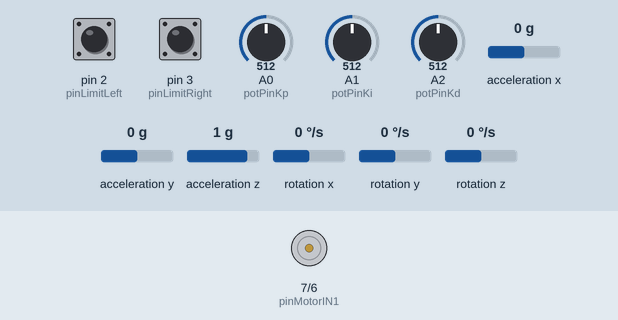
Simulated run of this sketch. Board: Arduino Uno, built with avr-gcc and run on an emulated ATmega328P. Parts: motor-driver pin pairs drawn as motors (green arrow = first pin HIGH = forward, orange = second pin HIGH = backward, longer = more drive, scaled by the enable pin). Inputs (shaded band) come from the test bench; at power-on: acceleration y 0 g, pin 3 (pinLimitRight) HIGH, pin 2 (pinLimitLeft) HIGH, A0 (potPinKp) = 512, A1 (potPinKi) = 512, A2 (potPinKd) = 512, acceleration x 0 g, acceleration z 1 g, rotation x 0 °/s, rotation y 0 °/s, rotation z 0 °/s. What the sketch prints to the serial monitor is not drawn.

Above: at 4.8 s.
4.9 s: acceleration y set to -1.4 g
7.9 s: pin 3 (pinLimitRight) pulled LOW for 3.2 s
At 10.0 s:
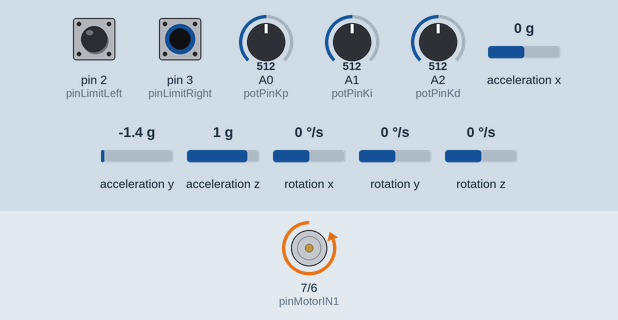
12.6 s: pin 2 (pinLimitLeft) pulled LOW for 0.15 s
15.7 s: pin 2 (pinLimitLeft) pulled LOW for 1 s
At 17.8 s:
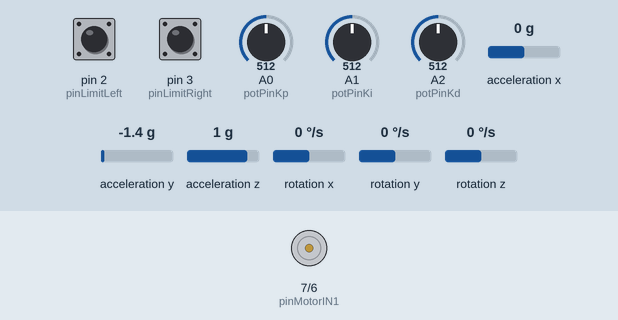
19.7 s: pin 3 (pinLimitRight) pulled LOW for 0.15 s
At 20.5 s:
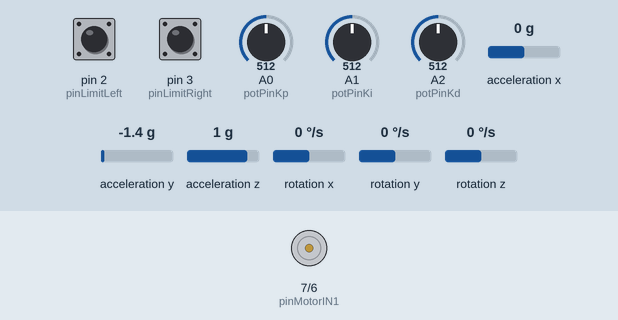
22.8 s: pin 2 (pinLimitLeft) pulled LOW for 3.2 s
At 32.5 s:
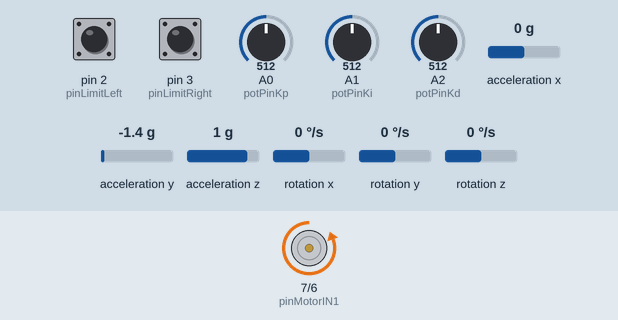
Timing chart, 0 to 33.2 s (numbered marks = the images above; inputs shaded):
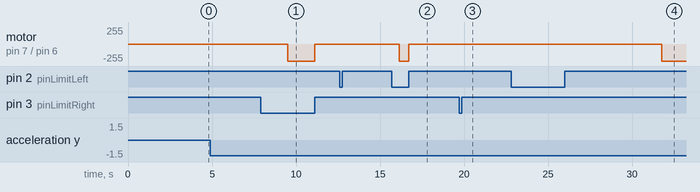

The sketch:

pendulum_estabilizer.ino
```cpp
#include <Wire.h>
#include <MPU6050.h>
#include <math.h>

#ifndef M_PI
#define M_PI 3.1415926
#endif

const int pinMotorENA    = 8;
const int pinMotorIN1    = 7;
const int pinMotorIN2    = 6;
const int pinLimitLeft   = 2;
const int pinLimitRight  = 3;
const int pinEncoderA    = 18;


const int potPinKp = A0;
const int potPinKi = A1;
const int potPinKd = A2;

MPU6050 mpu;
int16_t ax_raw, ay_raw, az_raw, gx_raw, gy_raw, gz_raw;
long bias_ax = 0, bias_ay = 0, bias_az = 0;
long bias_gx = 0, bias_gy = 0, bias_gz = 0;

const float alpha = 0.96f;
unsigned long lastMicros;

volatile long pulseCount = 0;
long encoderPos = 0;
const int pulsesPerRev     = 437;
const float beltPitch      = 0.002;
const int pulleyTeeth      = 20;
const float wheelCircumf   = pulleyTeeth * beltPitch;
const float linearPerPulse = wheelCircumf / pulsesPerRev;

int inverte = 0;
unsigned long lastTimeEnc = 0;

volatile bool limitLeftHit  = false;
volatile bool limitRightHit = false;
volatile unsigned long limitLeftMillis  = 0;
volatile unsigned long limitRightMillis = 0;

static bool returningHome = false;
static bool stopAll       = false;

static bool waitAfterLimit      = false;
static unsigned long waitStartTime = 0;
static bool delayAfterCenter    = false;
static unsigned long centerWaitStartTime = 0;

const float Ts_sec = 0.127f;
const unsigned long Ts_ms = 127;
unsigned long lastControlMs = 0;

const float a1 = 1.1;
const float a2 = -0.1;
float Kp = -3.4600;
float Ki = -0.8420;
float Kd = -3.5543;

float uk1 = 0, uk2 = 0;
float ek1 = 0, ek2 = 0;
float rfk1 = 0, rk1 = 0;

float y=0;
float u_control = 0;
float e = 0;
float u = 0;
float r = 0.0;
int pwmControl = 0;
int dirControl = 0;

void calibrateSensors();
void encoderISR();
void ISR_limitLeft();
void ISR_limitRight();
void stopMotor();
void applyPWM(int dir, int pwm);
void readGainsFromPotentiometers();


void setup() {
  Serial.begin(115200);
  while (!Serial) {}

  pinMode(pinMotorENA, OUTPUT);
  pinMode(pinMotorIN1, OUTPUT);
  pinMode(pinMotorIN2, OUTPUT);
  pinMode(pinLimitLeft,  INPUT_PULLUP);
  pinMode(pinLimitRight, INPUT_PULLUP);
  pinMode(pinEncoderA,   INPUT_PULLUP);

  attachInterrupt(digitalPinToInterrupt(pinEncoderA), encoderISR, RISING);
  attachInterrupt(digitalPinToInterrupt(pinLimitLeft),  ISR_limitLeft,  FALLING);
  attachInterrupt(digitalPinToInterrupt(pinLimitRight), ISR_limitRight, FALLING);

  Wire.begin();
  Wire.setClock(400000);
  mpu.initialize();
  if (!mpu.testConnection()) {
    Serial.println(F("Erro: MPU6050 não encontrado"));
    while (1);
  }
  mpu.setFullScaleAccelRange(MPU6050_ACCEL_FS_2);
  mpu.setFullScaleGyroRange(MPU6050_GYRO_FS_250);

  calibrateSensors();

  lastTimeEnc = millis();
  lastMicros  = micros();
  lastControlMs = millis();
  Serial.println(F("Planta + Controlador digital carregados."));
}

void loop() {

  readGainsFromPotentiometers();

  unsigned long currentMicros = micros();
  float dt = (currentMicros - lastMicros) / 1e6f;
  lastMicros = currentMicros;

  mpu.getMotion6(&ax_raw, &ay_raw, &az_raw, &gx_raw, &gy_raw, &gz_raw);

  float ax = ax_raw / 16384.0f;
  float ay = ay_raw / 16384.0f;
  float az = az_raw / 16384.0f;
  float gx_dps = gx_raw / 131.0f;
  float gy_dps = gy_raw / 131.0f;
  float gz_dps = gz_raw / 131.0f;

  float angleAccel = atan2(ay, ax);

  if (angleAccel > M_PI_2)   angleAccel = M_PI - angleAccel;
  if (angleAccel < -M_PI_2)  angleAccel = -M_PI - angleAccel;

  if (angleAccel > 85.0 * M_PI / 180.0 && angleAccel < 95.0 * M_PI / 180.0) angleAccel = M_PI_2;
  if (angleAccel < -85.0 * M_PI / 180.0 && angleAccel > -95.0 * M_PI / 180.0) angleAccel = -M_PI_2;

  static float angleFilt = 0.0;
  float gzRate = gz_dps * (M_PI / 180.0f); // agora em rad/s
  angleFilt = alpha * (angleFilt + gzRate * dt) + (1.0f - alpha) * angleAccel;

  if (angleFilt > M_PI_2)  angleFilt = M_PI_2;
  if (angleFilt < -M_PI_2) angleFilt = -M_PI_2;

  bool sensorLeft  = digitalRead(pinLimitLeft);
  bool sensorRight = digitalRead(pinLimitRight);

  static bool sensorLeftLatched  = false;
  static bool sensorRightLatched = false;

  if (sensorLeft && !sensorLeftLatched && !returningHome && !delayAfterCenter) {
      sensorLeftLatched = true;
      inverte = !inverte;
      returningHome = true;
      Serial.println(F(">> Fim de curso ESQUERDA!"));
  }
  if (!sensorLeft)  sensorLeftLatched  = false;

  if (sensorRight && !sensorRightLatched && !returningHome && !delayAfterCenter) {
      sensorRightLatched = true;
      inverte = !inverte;
      returningHome = true;
      Serial.println(F(">> Fim de curso DIREITA!"));
  }
  if (!sensorRight) sensorRightLatched = false;

  if (!returningHome && !waitAfterLimit && !delayAfterCenter && !stopAll) {
      unsigned long now_ms = millis();
      if (now_ms - lastControlMs >= Ts_ms) {
          lastControlMs = now_ms;
          u=0;

         y = angleFilt;
          r = 0.0f;

        if(y<0.06 && y > -0.06){
          y=0;
        }

          e = r - y;

          u = (a1*uk1 + a2*uk2 + Kd*e + (Kp-2*Kd)*ek1 + (Ki+Kd-Kp)*ek2);


        if(y<0.06 && y > -0.06){
          u=0;
        }

          u_control = u;


          ek2 = ek1;
          ek1 = e;

          uk2 = uk1;
          uk1 = u;


          dirControl = (u_control > 0) ? +1 : (u_control < 0 ? -1:0);
          pwmControl = (int)(fabs(u_control)/12.0f*255.0f);
          pwmControl = constrain(pwmControl, 50, 255);
      }
  }

  if (waitAfterLimit) {
      stopMotor();
      if (millis() - waitStartTime >= 4000UL) {
          waitAfterLimit = false;
          returningHome  = true;
      }
      delay(5);
      return;
  }

  if (delayAfterCenter) {
      stopMotor();
      if (millis() - centerWaitStartTime >= 5000UL) {
          delayAfterCenter = false;
          stopAll = false;
      }
      delay(5);
      return;
  }

  int motorDirection = 0;
  int pwmToApply     = 255;

  if (returningHome) {
      if      (encoderPos > 0)  motorDirection = -1;
      else if (encoderPos < 0)  motorDirection = +1;
      else {
          returningHome     = false;
          stopAll           = true;
          delayAfterCenter  = true;
          centerWaitStartTime = millis();
      }
  }
  else if (!stopAll) {
      motorDirection = dirControl;
      pwmToApply     = pwmControl;
  }

  applyPWM(motorDirection, pwmToApply);

  unsigned long now = millis();
  float dt_enc = (now - lastTimeEnc)/1000.0f;
  lastTimeEnc = now;
  if (dt_enc <= 0) dt_enc = 0.001f;

  long pulses = pulseCount; pulseCount = 0;
  encoderPos += pulses * ((motorDirection==0)? 0 : motorDirection);
  float positionLinear = fabs(encoderPos * linearPerPulse);
  float velocityLinear = (pulses * linearPerPulse) / dt_enc;
  float motorRPM       = (pulses * 60.0f) / (pulsesPerRev * dt_enc);

  Serial.print(F("  uk1: "));       Serial.print(uk1,2);
  Serial.print(F("  uk2: "));       Serial.print(uk2,2);
  Serial.print(F("  ek1: "));       Serial.print(ek1,2);
  Serial.print(F("  ek2: "));       Serial.print(ek2,2);
  Serial.print(F("  Ang(rad): ")); Serial.print(y,4);
  Serial.print(F(" e: ")); Serial.print(e, 4);
  Serial.print(F("  u: "));     Serial.println(u,4);
}


void applyPWM(int dir, int pwm) {
  pwm = constrain(pwm, 0, 255);
  if (dir > 0) {
      digitalWrite(pinMotorIN1, HIGH);
      digitalWrite(pinMotorIN2, LOW);
      analogWrite(pinMotorENA, pwm);
  }
  else if (dir < 0) {
      digitalWrite(pinMotorIN1, LOW);
      digitalWrite(pinMotorIN2, HIGH);
      analogWrite(pinMotorENA, pwm);
  }
  else {
      stopMotor();
  }
}

void stopMotor() {
  digitalWrite(pinMotorIN1, LOW);
  digitalWrite(pinMotorIN2, LOW);
  analogWrite(pinMotorENA, 0);
}

void calibrateSensors() {
  const int discardSamples = 100;
  const int calibSamples   = 200;
  long sum_ax=0, sum_ay=0, sum_az=0, sum_gx=0, sum_gy=0, sum_gz=0;

  stopMotor();
  for (int i=0; i<discardSamples; i++) {
      mpu.getMotion6(&ax_raw,&ay_raw,&az_raw,&gx_raw,&gy_raw,&gz_raw);
      delay(5);
  }
  for (int i=0; i<calibSamples; i++) {
      mpu.getMotion6(&ax_raw,&ay_raw,&az_raw,&gx_raw,&gy_raw,&gz_raw);
      sum_ax+=ax_raw; sum_ay+=ay_raw; sum_az+=az_raw;
      sum_gx+=gx_raw; sum_gy+=gy_raw; sum_gz+=gz_raw;
      delay(10);
  }
  bias_ax = sum_ax / calibSamples;
  bias_ay = sum_ay / calibSamples;
  bias_az = sum_az / calibSamples - 16384;
  bias_gx = sum_gx / calibSamples;
  bias_gy = sum_gy / calibSamples;
  bias_gz = sum_gz / calibSamples;
}

void encoderISR() { pulseCount++; }
void ISR_limitLeft()  { limitLeftHit  = true; limitLeftMillis  = millis(); }
void ISR_limitRight() { limitRightHit = true; limitRightMillis = millis(); }

void readGainsFromPotentiometers() {
  int rawKp = analogRead(potPinKp);
  int rawKi = analogRead(potPinKi);
  int rawKd = analogRead(potPinKd);

  const float Kp_max = -3.4600;
  const float Ki_max = -0.8420;
  const float Kd_max = -3.5543;

  Kp = Kp_max * (rawKp/1023.0);
  Ki = Ki_max * (rawKi/1023.0);
  Kd = Kd_max * (rawKd/1023.0);

  Serial.print("Kp: "); Serial.print(Kp, 4);
  Serial.print(" | Ki: "); Serial.print(Ki, 4);
  Serial.print(" | Kd: "); Serial.println(Kd, 4);
}
```

Measured:
- after the input at 7.9 s, motor on pin 7 (pinMotorIN1) / pin 6 (pinMotorIN2): stopped → backward 255/255 after 1.6 s, → stopped 1.6 s later
- after the input at 15.7 s, motor on pin 7 (pinMotorIN1) / pin 6 (pinMotorIN2): stopped → backward 255/255 after 0.42 s, → stopped 0.58 s later
- after the input at 19.7 s, motor on pin 7 (pinMotorIN1) / pin 6 (pinMotorIN2): stays stopped (without the input it goes to backward 255/255 after 2.0 s)
- after the input at 22.8 s, motor on pin 7 (pinMotorIN1) / pin 6 (pinMotorIN2): stopped → backward 255/255 after 9.0 s instead of 3.9 s
